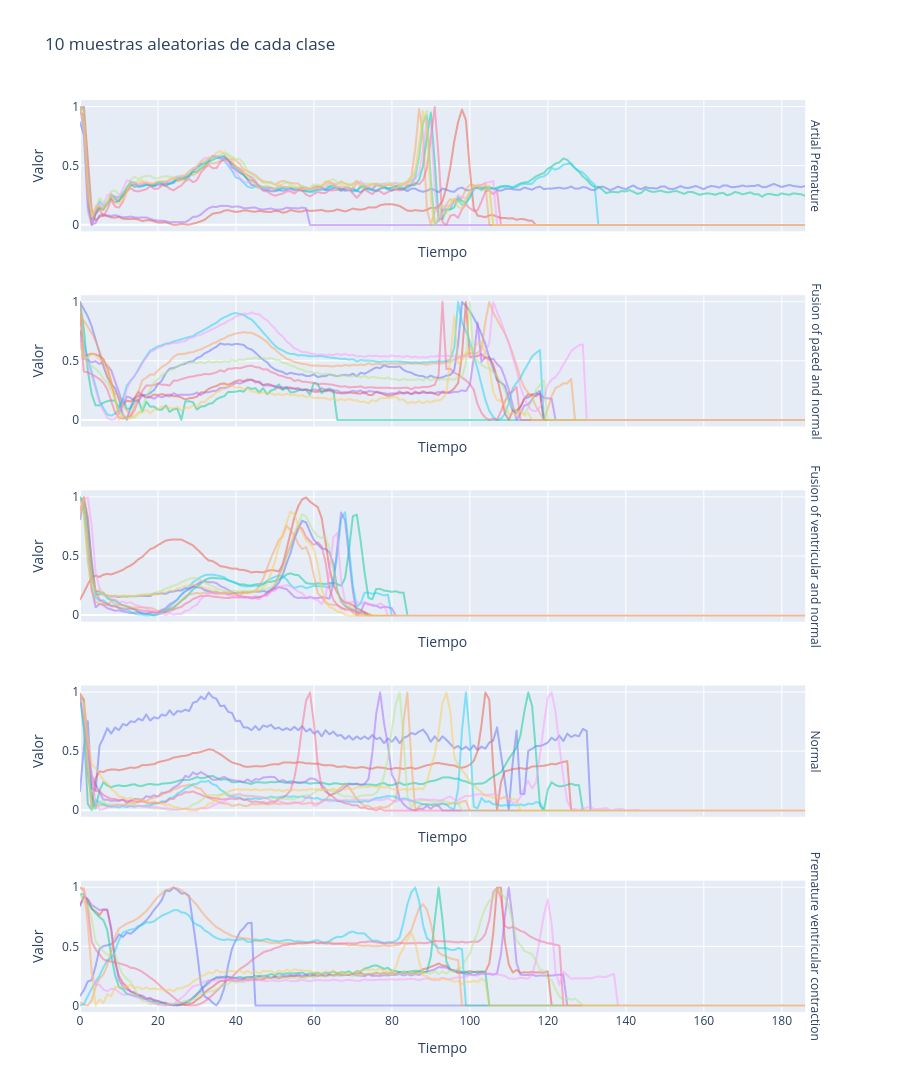

The notebook cell saved with this chart:
### Markdown cell above
## ECG por clase
- El objetivo de este gráfico es muestrear para cada clase 10 registros y ver cómo es el electrocardiograma por clase.
- Se observa que la clase minoritaria `Fusion of ventricular and normal` son más cortas en tiempo. 
- En esta muestra se aprecia comportamientos similares para cada clase.
- Si bien una muestra de 50 (10 por clase) de 4000 no es muy representativo, se observa que estos 50 registros "no llegan" a la secuencia de 180. Dado que terminan en 0 para completar el largo de la secuencia. 
- El largo de la secuencia será definitivamente uno de los hiperparámetros que se utilizará a la hora de entrenar el modelo.

### Code cell
# Seleccionar columnas de tiempo
value_columns = [col for col in train_data.columns if col not in ['class', 'label']]

num_samples = 10
dfs = []
for class_name in train_data['label'].unique():
    samples = train_data[train_data['label'] == class_name].sample(n=num_samples, random_state=42)
    samples = samples[value_columns].reset_index(drop=True)
    samples['Muestra'] = samples.index  # id de muestra correcto por fila
    df_long = samples.melt(id_vars='Muestra', var_name='Tiempo', value_name='Valor')
    df_long['Clase'] = class_name
    dfs.append(df_long)

plot_df = pd.concat(dfs, ignore_index=True)

# Asegurar tiempo numérico y ordenado
try:
    plot_df['Tiempo'] = plot_df['Tiempo'].astype(float)
except Exception:
    pass
plot_df = plot_df.sort_values(['Clase', 'Muestra', 'Tiempo'])

fig = px.line(
    plot_df,
    x='Tiempo',
    y='Valor',
    color='Muestra',
    facet_row='Clase',
    facet_row_spacing=0.07,
    line_group='Muestra',
    height=300 * len(train_data['label'].unique()),
    title="10 muestras aleatorias de cada clase",
)

fig.update_traces(opacity=0.5, showlegend=False)
fig.update_yaxes(title_text='Valor')
fig.update_xaxes(title_text='Tiempo', matches='x')
fig.update_layout(showlegend=False)
fig.for_each_annotation(lambda a: a.update(text=a.text.split("=")[-1]))
fig.show()

### Figure 1 — Plotly figure (JSON) as saved in the notebook; plotly's stock layout.template omitted (floating-point values rounded to 4 significant figures; data arrays with more than 128 entries replaced by an {"elided": "..."} marker saying what was removed)
{"data": [{"hovertemplate": "Muestra=0<br>Clase=Artial Premature<br>Tiempo=%{x}<br>Valor=%{y}<extra></extra>", "legendgroup": "0", "line": {"color": "#636efa", "dash": "solid"}, "marker": {"symbol": "circle"}, "mode": "lines", "name": "0", "opacity": 0.5, "showlegend": false, "type": "scattergl", "x": {"elided": "187 float values"}, "xaxis": "x5", "y": {"elided": "187 float values"}, "yaxis": "y5"}, {"hovertemplate": "Muestra=0<br>Clase=Fusion of paced and normal<br>Tiempo=%{x}<br>Valor=%{y}<extra></extra>", "legendgroup": "0", "line": {"color": "#636efa", "dash": "solid"}, "marker": {"symbol": "circle"}, "mode": "lines", "name": "0", "opacity": 0.5, "showlegend": false, "type": "scattergl", "x": {"elided": "187 float values"}, "xaxis": "x4", "y": {"elided": "187 float values"}, "yaxis": "y4"}, {"hovertemplate": "Muestra=0<br>Clase=Fusion of ventricular and normal<br>Tiempo=%{x}<br>Valor=%{y}<extra></extra>", "legendgroup": "0", "line": {"color": "#636efa", "dash": "solid"}, "marker": {"symbol": "circle"}, "mode": "lines", "name": "0", "opacity": 0.5, "showlegend": false, "type": "scattergl", "x": {"elided": "187 float values"}, "xaxis": "x3", "y": {"elided": "187 float values"}, "yaxis": "y3"}, {"hovertemplate": "Muestra=0<br>Clase=Normal<br>Tiempo=%{x}<br>Valor=%{y}<extra></extra>", "legendgroup": "0", "line": {"color": "#636efa", "dash": "solid"}, "marker": {"symbol": "circle"}, "mode": "lines", "name": "0", "opacity": 0.5, "showlegend": false, "type": "scattergl", "x": {"elided": "187 float values"}, "xaxis": "x2", "y": {"elided": "187 float values"}, "yaxis": "y2"}, {"hovertemplate": "Muestra=0<br>Clase=Premature ventricular contraction<br>Tiempo=%{x}<br>Valor=%{y}<extra></extra>", "legendgroup": "0", "line": {"color": "#636efa", "dash": "solid"}, "marker": {"symbol": "circle"}, "mode": "lines", "name": "0", "opacity": 0.5, "showlegend": false, "type": "scattergl", "x": {"elided": "187 float values"}, "xaxis": "x", "y": {"elided": "187 float values"}, "yaxis": "y"}, {"hovertemplate": "Muestra=1<br>Clase=Artial Premature<br>Tiempo=%{x}<br>Valor=%{y}<extra></extra>", "legendgroup": "1", "line": {"color": "#EF553B", "dash": "solid"}, "marker": {"symbol": "circle"}, "mode": "lines", "name": "1", "opacity": 0.5, "showlegend": false, "type": "scattergl", "x": {"elided": "187 float values"}, "xaxis": "x5", "y": {"elided": "187 float values"}, "yaxis": "y5"}, {"hovertemplate": "Muestra=1<br>Clase=Fusion of paced and normal<br>Tiempo=%{x}<br>Valor=%{y}<extra></extra>", "legendgroup": "1", "line": {"color": "#EF553B", "dash": "solid"}, "marker": {"symbol": "circle"}, "mode": "lines", "name": "1", "opacity": 0.5, "showlegend": false, "type": "scattergl", "x": {"elided": "187 float values"}, "xaxis": "x4", "y": {"elided": "187 float values"}, "yaxis": "y4"}, {"hovertemplate": "Muestra=1<br>Clase=Fusion of ventricular and normal<br>Tiempo=%{x}<br>Valor=%{y}<extra></extra>", "legendgroup": "1", "line": {"color": "#EF553B", "dash": "solid"}, "marker": {"symbol": "circle"}, "mode": "lines", "name": "1", "opacity": 0.5, "showlegend": false, "type": "scattergl", "x": {"elided": "187 float values"}, "xaxis": "x3", "y": {"elided": "187 float values"}, "yaxis": "y3"}, {"hovertemplate": "Muestra=1<br>Clase=Normal<br>Tiempo=%{x}<br>Valor=%{y}<extra></extra>", "legendgroup": "1", "line": {"color": "#EF553B", "dash": "solid"}, "marker": {"symbol": "circle"}, "mode": "lines", "name": "1", "opacity": 0.5, "showlegend": false, "type": "scattergl", "x": {"elided": "187 float values"}, "xaxis": "x2", "y": {"elided": "187 float values"}, "yaxis": "y2"}, {"hovertemplate": "Muestra=1<br>Clase=Premature ventricular contraction<br>Tiempo=%{x}<br>Valor=%{y}<extra></extra>", "legendgroup": "1", "line": {"color": "#EF553B", "dash": "solid"}, "marker": {"symbol": "circle"}, "mode": "lines", "name": "1", "opacity": 0.5, "showlegend": false, "type": "scattergl", "x": {"elided": "187 float values"}, "xaxis": "x", "y": {"elided": "187 float values"}, "yaxis": "y"}, {"hovertemplate": "Muestra=2<br>Clase=Artial Premature<br>Tiempo=%{x}<br>Valor=%{y}<extra></extra>", "legendgroup": "2", "line": {"color": "#00cc96", "dash": "solid"}, "marker": {"symbol": "circle"}, "mode": "lines", "name": "2", "opacity": 0.5, "showlegend": false, "type": "scattergl", "x": {"elided": "187 float values"}, "xaxis": "x5", "y": {"elided": "187 float values"}, "yaxis": "y5"}, {"hovertemplate": "Muestra=2<br>Clase=Fusion of paced and normal<br>Tiempo=%{x}<br>Valor=%{y}<extra></extra>", "legendgroup": "2", "line": {"color": "#00cc96", "dash": "solid"}, "marker": {"symbol": "circle"}, "mode": "lines", "name": "2", "opacity": 0.5, "showlegend": false, "type": "scattergl", "x": {"elided": "187 float values"}, "xaxis": "x4", "y": {"elided": "187 float values"}, "yaxis": "y4"}, {"hovertemplate": "Muestra=2<br>Clase=Fusion of ventricular and normal<br>Tiempo=%{x}<br>Valor=%{y}<extra></extra>", "legendgroup": "2", "line": {"color": "#00cc96", "dash": "solid"}, "marker": {"symbol": "circle"}, "mode": "lines", "name": "2", "opacity": 0.5, "showlegend": false, "type": "scattergl", "x": {"elided": "187 float values"}, "xaxis": "x3", "y": {"elided": "187 float values"}, "yaxis": "y3"}, {"hovertemplate": "Muestra=2<br>Clase=Normal<br>Tiempo=%{x}<br>Valor=%{y}<extra></extra>", "legendgroup": "2", "line": {"color": "#00cc96", "dash": "solid"}, "marker": {"symbol": "circle"}, "mode": "lines", "name": "2", "opacity": 0.5, "showlegend": false, "type": "scattergl", "x": {"elided": "187 float values"}, "xaxis": "x2", "y": {"elided": "187 float values"}, "yaxis": "y2"}, {"hovertemplate": "Muestra=2<br>Clase=Premature ventricular contraction<br>Tiempo=%{x}<br>Valor=%{y}<extra></extra>", "legendgroup": "2", "line": {"color": "#00cc96", "dash": "solid"}, "marker": {"symbol": "circle"}, "mode": "lines", "name": "2", "opacity": 0.5, "showlegend": false, "type": "scattergl", "x": {"elided": "187 float values"}, "xaxis": "x", "y": {"elided": "187 float values"}, "yaxis": "y"}, {"hovertemplate": "Muestra=3<br>Clase=Artial Premature<br>Tiempo=%{x}<br>Valor=%{y}<extra></extra>", "legendgroup": "3", "line": {"color": "#ab63fa", "dash": "solid"}, "marker": {"symbol": "circle"}, "mode": "lines", "name": "3", "opacity": 0.5, "showlegend": false, "type": "scattergl", "x": {"elided": "187 float values"}, "xaxis": "x5", "y": {"elided": "187 float values"}, "yaxis": "y5"}, {"hovertemplate": "Muestra=3<br>Clase=Fusion of paced and normal<br>Tiempo=%{x}<br>Valor=%{y}<extra></extra>", "legendgroup": "3", "line": {"color": "#ab63fa", "dash": "solid"}, "marker": {"symbol": "circle"}, "mode": "lines", "name": "3", "opacity": 0.5, "showlegend": false, "type": "scattergl", "x": {"elided": "187 float values"}, "xaxis": "x4", "y": {"elided": "187 float values"}, "yaxis": "y4"}, {"hovertemplate": "Muestra=3<br>Clase=Fusion of ventricular and normal<br>Tiempo=%{x}<br>Valor=%{y}<extra></extra>", "legendgroup": "3", "line": {"color": "#ab63fa", "dash": "solid"}, "marker": {"symbol": "circle"}, "mode": "lines", "name": "3", "opacity": 0.5, "showlegend": false, "type": "scattergl", "x": {"elided": "187 float values"}, "xaxis": "x3", "y": {"elided": "187 float values"}, "yaxis": "y3"}, {"hovertemplate": "Muestra=3<br>Clase=Normal<br>Tiempo=%{x}<br>Valor=%{y}<extra></extra>", "legendgroup": "3", "line": {"color": "#ab63fa", "dash": "solid"}, "marker": {"symbol": "circle"}, "mode": "lines", "name": "3", "opacity": 0.5, "showlegend": false, "type": "scattergl", "x": {"elided": "187 float values"}, "xaxis": "x2", "y": {"elided": "187 float values"}, "yaxis": "y2"}, {"hovertemplate": "Muestra=3<br>Clase=Premature ventricular contraction<br>Tiempo=%{x}<br>Valor=%{y}<extra></extra>", "legendgroup": "3", "line": {"color": "#ab63fa", "dash": "solid"}, "marker": {"symbol": "circle"}, "mode": "lines", "name": "3", "opacity": 0.5, "showlegend": false, "type": "scattergl", "x": {"elided": "187 float values"}, "xaxis": "x", "y": {"elided": "187 float values"}, "yaxis": "y"}, {"hovertemplate": "Muestra=4<br>Clase=Artial Premature<br>Tiempo=%{x}<br>Valor=%{y}<extra></extra>", "legendgroup": "4", "line": {"color": "#FFA15A", "dash": "solid"}, "marker": {"symbol": "circle"}, "mode": "lines", "name": "4", "opacity": 0.5, "showlegend": false, "type": "scattergl", "x": {"elided": "187 float values"}, "xaxis": "x5", "y": {"elided": "187 float values"}, "yaxis": "y5"}, {"hovertemplate": "Muestra=4<br>Clase=Fusion of paced and normal<br>Tiempo=%{x}<br>Valor=%{y}<extra></extra>", "legendgroup": "4", "line": {"color": "#FFA15A", "dash": "solid"}, "marker": {"symbol": "circle"}, "mode": "lines", "name": "4", "opacity": 0.5, "showlegend": false, "type": "scattergl", "x": {"elided": "187 float values"}, "xaxis": "x4", "y": {"elided": "187 float values"}, "yaxis": "y4"}, {"hovertemplate": "Muestra=4<br>Clase=Fusion of ventricular and normal<br>Tiempo=%{x}<br>Valor=%{y}<extra></extra>", "legendgroup": "4", "line": {"color": "#FFA15A", "dash": "solid"}, "marker": {"symbol": "circle"}, "mode": "lines", "name": "4", "opacity": 0.5, "showlegend": false, "type": "scattergl", "x": {"elided": "187 float values"}, "xaxis": "x3", "y": {"elided": "187 float values"}, "yaxis": "y3"}, {"hovertemplate": "Muestra=4<br>Clase=Normal<br>Tiempo=%{x}<br>Valor=%{y}<extra></extra>", "legendgroup": "4", "line": {"color": "#FFA15A", "dash": "solid"}, "marker": {"symbol": "circle"}, "mode": "lines", "name": "4", "opacity": 0.5, "showlegend": false, "type": "scattergl", "x": {"elided": "187 float values"}, "xaxis": "x2", "y": {"elided": "187 float values"}, "yaxis": "y2"}, {"hovertemplate": "Muestra=4<br>Clase=Premature ventricular contraction<br>Tiempo=%{x}<br>Valor=%{y}<extra></extra>", "legendgroup": "4", "line": {"color": "#FFA15A", "dash": "solid"}, "marker": {"symbol": "circle"}, "mode": "lines", "name": "4", "opacity": 0.5, "showlegend": false, "type": "scattergl", "x": {"elided": "187 float values"}, "xaxis": "x", "y": {"elided": "187 float values"}, "yaxis": "y"}, {"hovertemplate": "Muestra=5<br>Clase=Artial Premature<br>Tiempo=%{x}<br>Valor=%{y}<extra></extra>", "legendgroup": "5", "line": {"color": "#19d3f3", "dash": "solid"}, "marker": {"symbol": "circle"}, "mode": "lines", "name": "5", "opacity": 0.5, "showlegend": false, "type": "scattergl", "x": {"elided": "187 float values"}, "xaxis": "x5", "y": {"elided": "187 float values"}, "yaxis": "y5"}, {"hovertemplate": "Muestra=5<br>Clase=Fusion of paced and normal<br>Tiempo=%{x}<br>Valor=%{y}<extra></extra>", "legendgroup": "5", "line": {"color": "#19d3f3", "dash": "solid"}, "marker": {"symbol": "circle"}, "mode": "lines", "name": "5", "opacity": 0.5, "showlegend": false, "type": "scattergl", "x": {"elided": "187 float values"}, "xaxis": "x4", "y": {"elided": "187 float values"}, "yaxis": "y4"}, {"hovertemplate": "Muestra=5<br>Clase=Fusion of ventricular and normal<br>Tiempo=%{x}<br>Valor=%{y}<extra></extra>", "legendgroup": "5", "line": {"color": "#19d3f3", "dash": "solid"}, "marker": {"symbol": "circle"}, "mode": "lines", "name": "5", "opacity": 0.5, "showlegend": false, "type": "scattergl", "x": {"elided": "187 float values"}, "xaxis": "x3", "y": {"elided": "187 float values"}, "yaxis": "y3"}, {"hovertemplate": "Muestra=5<br>Clase=Normal<br>Tiempo=%{x}<br>Valor=%{y}<extra></extra>", "legendgroup": "5", "line": {"color": "#19d3f3", "dash": "solid"}, "marker": {"symbol": "circle"}, "mode": "lines", "name": "5", "opacity": 0.5, "showlegend": false, "type": "scattergl", "x": {"elided": "187 float values"}, "xaxis": "x2", "y": {"elided": "187 float values"}, "yaxis": "y2"}, {"hovertemplate": "Muestra=5<br>Clase=Premature ventricular contraction<br>Tiempo=%{x}<br>Valor=%{y}<extra></extra>", "legendgroup": "5", "line": {"color": "#19d3f3", "dash": "solid"}, "marker": {"symbol": "circle"}, "mode": "lines", "name": "5", "opacity": 0.5, "showlegend": false, "type": "scattergl", "x": {"elided": "187 float values"}, "xaxis": "x", "y": {"elided": "187 float values"}, "yaxis": "y"}, {"hovertemplate": "Muestra=6<br>Clase=Artial Premature<br>Tiempo=%{x}<br>Valor=%{y}<extra></extra>", "legendgroup": "6", "line": {"color": "#FF6692", "dash": "solid"}, "marker": {"symbol": "circle"}, "mode": "lines", "name": "6", "opacity": 0.5, "showlegend": false, "type": "scattergl", "x": {"elided": "187 float values"}, "xaxis": "x5", "y": {"elided": "187 float values"}, "yaxis": "y5"}, {"hovertemplate": "Muestra=6<br>Clase=Fusion of paced and normal<br>Tiempo=%{x}<br>Valor=%{y}<extra></extra>", "legendgroup": "6", "line": {"color": "#FF6692", "dash": "solid"}, "marker": {"symbol": "circle"}, "mode": "lines", "name": "6", "opacity": 0.5, "showlegend": false, "type": "scattergl", "x": {"elided": "187 float values"}, "xaxis": "x4", "y": {"elided": "187 float values"}, "yaxis": "y4"}, {"hovertemplate": "Muestra=6<br>Clase=Fusion of ventricular and normal<br>Tiempo=%{x}<br>Valor=%{y}<extra></extra>", "legendgroup": "6", "line": {"color": "#FF6692", "dash": "solid"}, "marker": {"symbol": "circle"}, "mode": "lines", "name": "6", "opacity": 0.5, "showlegend": false, "type": "scattergl", "x": {"elided": "187 float values"}, "xaxis": "x3", "y": {"elided": "187 float values"}, "yaxis": "y3"}, {"hovertemplate": "Muestra=6<br>Clase=Normal<br>Tiempo=%{x}<br>Valor=%{y}<extra></extra>", "legendgroup": "6", "line": {"color": "#FF6692", "dash": "solid"}, "marker": {"symbol": "circle"}, "mode": "lines", "name": "6", "opacity": 0.5, "showlegend": false, "type": "scattergl", "x": {"elided": "187 float values"}, "xaxis": "x2", "y": {"elided": "187 float values"}, "yaxis": "y2"}, {"hovertemplate": "Muestra=6<br>Clase=Premature ventricular contraction<br>Tiempo=%{x}<br>Valor=%{y}<extra></extra>", "legendgroup": "6", "line": {"color": "#FF6692", "dash": "solid"}, "marker": {"symbol": "circle"}, "mode": "lines", "name": "6", "opacity": 0.5, "showlegend": false, "type": "scattergl", "x": {"elided": "187 float values"}, "xaxis": "x", "y": {"elided": "187 float values"}, "yaxis": "y"}, {"hovertemplate": "Muestra=7<br>Clase=Artial Premature<br>Tiempo=%{x}<br>Valor=%{y}<extra></extra>", "legendgroup": "7", "line": {"color": "#B6E880", "dash": "solid"}, "marker": {"symbol": "circle"}, "mode": "lines", "name": "7", "opacity": 0.5, "showlegend": false, "type": "scattergl", "x": {"elided": "187 float values"}, "xaxis": "x5", "y": {"elided": "187 float values"}, "yaxis": "y5"}, {"hovertemplate": "Muestra=7<br>Clase=Fusion of paced and normal<br>Tiempo=%{x}<br>Valor=%{y}<extra></extra>", "legendgroup": "7", "line": {"color": "#B6E880", "dash": "solid"}, "marker": {"symbol": "circle"}, "mode": "lines", "name": "7", "opacity": 0.5, "showlegend": false, "type": "scattergl", "x": {"elided": "187 float values"}, "xaxis": "x4", "y": {"elided": "187 float values"}, "yaxis": "y4"}, {"hovertemplate": "Muestra=7<br>Clase=Fusion of ventricular and normal<br>Tiempo=%{x}<br>Valor=%{y}<extra></extra>", "legendgroup": "7", "line": {"color": "#B6E880", "dash": "solid"}, "marker": {"symbol": "circle"}, "mode": "lines", "name": "7", "opacity": 0.5, "showlegend": false, "type": "scattergl", "x": {"elided": "187 float values"}, "xaxis": "x3", "y": {"elided": "187 float values"}, "yaxis": "y3"}, {"hovertemplate": "Muestra=7<br>Clase=Normal<br>Tiempo=%{x}<br>Valor=%{y}<extra></extra>", "legendgroup": "7", "line": {"color": "#B6E880", "dash": "solid"}, "marker": {"symbol": "circle"}, "mode": "lines", "name": "7", "opacity": 0.5, "showlegend": false, "type": "scattergl", "x": {"elided": "187 float values"}, "xaxis": "x2", "y": {"elided": "187 float values"}, "yaxis": "y2"}, {"hovertemplate": "Muestra=7<br>Clase=Premature ventricular contraction<br>Tiempo=%{x}<br>Valor=%{y}<extra></extra>", "legendgroup": "7", "line": {"color": "#B6E880", "dash": "solid"}, "marker": {"symbol": "circle"}, "mode": "lines", "name": "7", "opacity": 0.5, "showlegend": false, "type": "scattergl", "x": {"elided": "187 float values"}, "xaxis": "x", "y": {"elided": "187 float values"}, "yaxis": "y"}, {"hovertemplate": "Muestra=8<br>Clase=Artial Premature<br>Tiempo=%{x}<br>Valor=%{y}<extra></extra>", "legendgroup": "8", "line": {"color": "#FF97FF", "dash": "solid"}, "marker": {"symbol": "circle"}, "mode": "lines", "name": "8", "opacity": 0.5, "showlegend": false, "type": "scattergl", "x": {"elided": "187 float values"}, "xaxis": "x5", "y": {"elided": "187 float values"}, "yaxis": "y5"}, {"hovertemplate": "Muestra=8<br>Clase=Fusion of paced and normal<br>Tiempo=%{x}<br>Valor=%{y}<extra></extra>", "legendgroup": "8", "line": {"color": "#FF97FF", "dash": "solid"}, "marker": {"symbol": "circle"}, "mode": "lines", "name": "8", "opacity": 0.5, "showlegend": false, "type": "scattergl", "x": {"elided": "187 float values"}, "xaxis": "x4", "y": {"elided": "187 float values"}, "yaxis": "y4"}, {"hovertemplate": "Muestra=8<br>Clase=Fusion of ventricular and normal<br>Tiempo=%{x}<br>Valor=%{y}<extra></extra>", "legendgroup": "8", "line": {"color": "#FF97FF", "dash": "solid"}, "marker": {"symbol": "circle"}, "mode": "lines", "name": "8", "opacity": 0.5, "showlegend": false, "type": "scattergl", "x": {"elided": "187 float values"}, "xaxis": "x3", "y": {"elided": "187 float values"}, "yaxis": "y3"}, {"hovertemplate": "Muestra=8<br>Clase=Normal<br>Tiempo=%{x}<br>Valor=%{y}<extra></extra>", "legendgroup": "8", "line": {"color": "#FF97FF", "dash": "solid"}, "marker": {"symbol": "circle"}, "mode": "lines", "name": "8", "opacity": 0.5, "showlegend": false, "type": "scattergl", "x": {"elided": "187 float values"}, "xaxis": "x2", "y": {"elided": "187 float values"}, "yaxis": "y2"}, {"hovertemplate": "Muestra=8<br>Clase=Premature ventricular contraction<br>Tiempo=%{x}<br>Valor=%{y}<extra></extra>", "legendgroup": "8", "line": {"color": "#FF97FF", "dash": "solid"}, "marker": {"symbol": "circle"}, "mode": "lines", "name": "8", "opacity": 0.5, "showlegend": false, "type": "scattergl", "x": {"elided": "187 float values"}, "xaxis": "x", "y": {"elided": "187 float values"}, "yaxis": "y"}, {"hovertemplate": "Muestra=9<br>Clase=Artial Premature<br>Tiempo=%{x}<br>Valor=%{y}<extra></extra>", "legendgroup": "9", "line": {"color": "#FECB52", "dash": "solid"}, "marker": {"symbol": "circle"}, "mode": "lines", "name": "9", "opacity": 0.5, "showlegend": false, "type": "scattergl", "x": {"elided": "187 float values"}, "xaxis": "x5", "y": {"elided": "187 float values"}, "yaxis": "y5"}, {"hovertemplate": "Muestra=9<br>Clase=Fusion of paced and normal<br>Tiempo=%{x}<br>Valor=%{y}<extra></extra>", "legendgroup": "9", "line": {"color": "#FECB52", "dash": "solid"}, "marker": {"symbol": "circle"}, "mode": "lines", "name": "9", "opacity": 0.5, "showlegend": false, "type": "scattergl", "x": {"elided": "187 float values"}, "xaxis": "x4", "y": {"elided": "187 float values"}, "yaxis": "y4"}, {"hovertemplate": "Muestra=9<br>Clase=Fusion of ventricular and normal<br>Tiempo=%{x}<br>Valor=%{y}<extra></extra>", "legendgroup": "9", "line": {"color": "#FECB52", "dash": "solid"}, "marker": {"symbol": "circle"}, "mode": "lines", "name": "9", "opacity": 0.5, "showlegend": false, "type": "scattergl", "x": {"elided": "187 float values"}, "xaxis": "x3", "y": {"elided": "187 float values"}, "yaxis": "y3"}, {"hovertemplate": "Muestra=9<br>Clase=Normal<br>Tiempo=%{x}<br>Valor=%{y}<extra></extra>", "legendgroup": "9", "line": {"color": "#FECB52", "dash": "solid"}, "marker": {"symbol": "circle"}, "mode": "lines", "name": "9", "opacity": 0.5, "showlegend": false, "type": "scattergl", "x": {"elided": "187 float values"}, "xaxis": "x2", "y": {"elided": "187 float values"}, "yaxis": "y2"}, {"hovertemplate": "Muestra=9<br>Clase=Premature ventricular contraction<br>Tiempo=%{x}<br>Valor=%{y}<extra></extra>", "legendgroup": "9", "line": {"color": "#FECB52", "dash": "solid"}, "marker": {"symbol": "circle"}, "mode": "lines", "name": "9", "opacity": 0.5, "showlegend": false, "type": "scattergl", "x": {"elided": "187 float values"}, "xaxis": "x", "y": {"elided": "187 float values"}, "yaxis": "y"}], "layout": {"annotations": [{"font": {}, "showarrow": false, "text": "Premature ventricular contraction", "textangle": 90, "x": 0.98, "xanchor": "left", "xref": "paper", "y": 0.072, "yanchor": "middle", "yref": "paper"}, {"font": {}, "showarrow": false, "text": "Normal", "textangle": 90, "x": 0.98, "xanchor": "left", "xref": "paper", "y": 0.286, "yanchor": "middle", "yref": "paper"}, {"font": {}, "showarrow": false, "text": "Fusion of ventricular and normal", "textangle": 90, "x": 0.98, "xanchor": "left", "xref": "paper", "y": 0.5, "yanchor": "middle", "yref": "paper"}, {"font": {}, "showarrow": false, "text": "Fusion of paced and normal", "textangle": 90, "x": 0.98, "xanchor": "left", "xref": "paper", "y": 0.714, "yanchor": "middle", "yref": "paper"}, {"font": {}, "showarrow": false, "text": "Artial Premature", "textangle": 90, "x": 0.98, "xanchor": "left", "xref": "paper", "y": 0.928, "yanchor": "middle", "yref": "paper"}], "height": 1500, "legend": {"title": {"text": "Muestra"}, "tracegroupgap": 0}, "showlegend": false, "title": {"text": "10 muestras aleatorias de cada clase"}, "xaxis": {"anchor": "y", "domain": [0, 0.98], "matches": "x", "title": {"text": "Tiempo"}}, "xaxis2": {"anchor": "y2", "domain": [0, 0.98], "matches": "x", "showticklabels": false, "title": {"text": "Tiempo"}}, "xaxis3": {"anchor": "y3", "domain": [0, 0.98], "matches": "x", "showticklabels": false, "title": {"text": "Tiempo"}}, "xaxis4": {"anchor": "y4", "domain": [0, 0.98], "matches": "x", "showticklabels": false, "title": {"text": "Tiempo"}}, "xaxis5": {"anchor": "y5", "domain": [0, 0.98], "matches": "x", "showticklabels": false, "title": {"text": "Tiempo"}}, "yaxis": {"anchor": "x", "domain": [0, 0.144], "title": {"text": "Valor"}}, "yaxis2": {"anchor": "x2", "domain": [0.214, 0.358], "matches": "y", "title": {"text": "Valor"}}, "yaxis3": {"anchor": "x3", "domain": [0.428, 0.572], "matches": "y", "title": {"text": "Valor"}}, "yaxis4": {"anchor": "x4", "domain": [0.642, 0.786], "matches": "y", "title": {"text": "Valor"}}, "yaxis5": {"anchor": "x5", "domain": [0.856, 1], "matches": "y", "title": {"text": "Valor"}}}}
